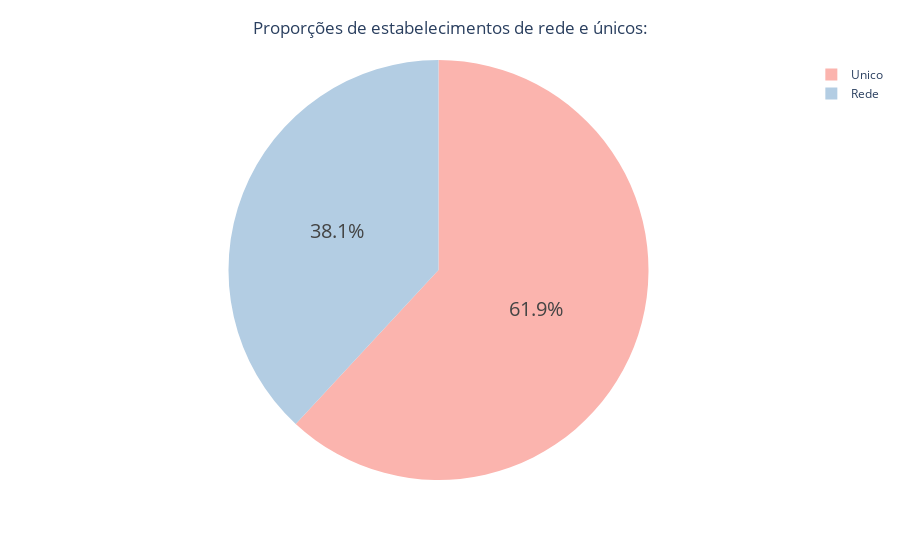

Here is the notebook cell this chart was saved with:
### Code cell
fig = px.pie(rede, values='quantity', names='chain', color_discrete_sequence=px.colors.qualitative.Pastel1)

fig.update_traces(textposition='inside', textfont_size=20
                 )

fig.update_layout(title={
    'text' : 'Proporções de estabelecimentos de rede e únicos:',
    'y': 0.96,
    'x': 0.5
})



fig.show()

### Figure 1 — Plotly figure (JSON) as saved in the notebook; plotly's stock layout.template omitted (floating-point values rounded to 4 significant figures)
{"data": [{"domain": {"x": [0, 1], "y": [0, 1]}, "hovertemplate": "chain=%{label}<br>quantity=%{value}<extra></extra>", "labels": ["Rede", "Unico"], "legendgroup": "", "name": "", "showlegend": true, "textfont": {"size": 20}, "textposition": "inside", "type": "pie", "values": [3676, 5972]}], "layout": {"legend": {"tracegroupgap": 0}, "margin": {"t": 60}, "piecolorway": ["rgb(251,180,174)", "rgb(179,205,227)", "rgb(204,235,197)", "rgb(222,203,228)", "rgb(254,217,166)", "rgb(255,255,204)", "rgb(229,216,189)", "rgb(253,218,236)", "rgb(242,242,242)"], "title": {"text": "Proporções de estabelecimentos de rede e únicos:", "x": 0.5, "y": 0.96}}}
